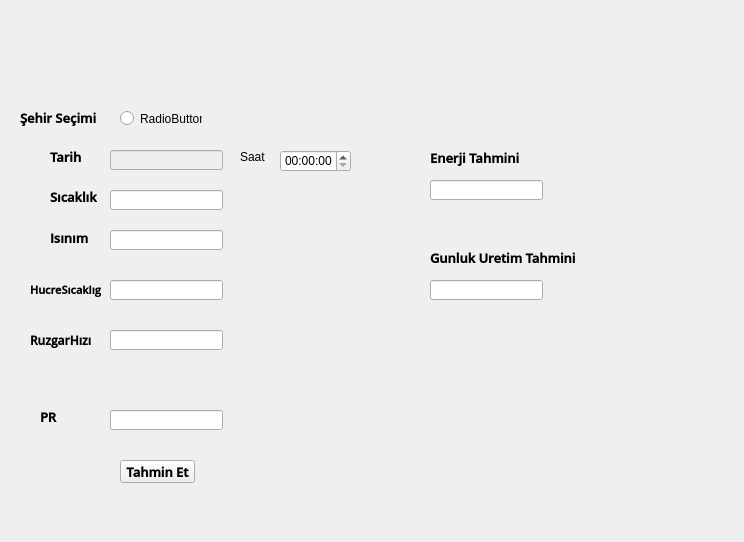
<?xml version="1.0" encoding="UTF-8"?>
<ui version="4.0">
 <class>Form</class>
 <widget class="QWidget" name="Form">
  <property name="geometry">
   <rect>
    <x>0</x>
    <y>0</y>
    <width>744</width>
    <height>542</height>
   </rect>
  </property>
  <property name="windowTitle">
   <string>Form</string>
  </property>
  <widget class="QLineEdit" name="line_ruzgar">
   <property name="geometry">
    <rect>
     <x>110</x>
     <y>330</y>
     <width>113</width>
     <height>20</height>
    </rect>
   </property>
  </widget>
  <widget class="QLabel" name="lbl_pr">
   <property name="geometry">
    <rect>
     <x>40</x>
     <y>410</y>
     <width>47</width>
     <height>13</height>
    </rect>
   </property>
   <property name="font">
    <font>
     <family>Open Sans Semibold</family>
     <pointsize>10</pointsize>
     <weight>75</weight>
     <bold>true</bold>
    </font>
   </property>
   <property name="text">
    <string>PR</string>
   </property>
  </widget>
  <widget class="QLineEdit" name="line_gunluk">
   <property name="geometry">
    <rect>
     <x>430</x>
     <y>280</y>
     <width>113</width>
     <height>20</height>
    </rect>
   </property>
  </widget>
  <widget class="QLineEdit" name="line_hucre">
   <property name="geometry">
    <rect>
     <x>110</x>
     <y>280</y>
     <width>113</width>
     <height>20</height>
    </rect>
   </property>
  </widget>
  <widget class="QPushButton" name="but_tahmin">
   <property name="geometry">
    <rect>
     <x>120</x>
     <y>460</y>
     <width>75</width>
     <height>23</height>
    </rect>
   </property>
   <property name="font">
    <font>
     <family>Open Sans Semibold</family>
     <pointsize>10</pointsize>
     <weight>75</weight>
     <bold>true</bold>
    </font>
   </property>
   <property name="text">
    <string>Tahmin Et</string>
   </property>
  </widget>
  <widget class="QLineEdit" name="line_pr">
   <property name="geometry">
    <rect>
     <x>110</x>
     <y>410</y>
     <width>113</width>
     <height>20</height>
    </rect>
   </property>
  </widget>
  <widget class="QLabel" name="lbl_enerji">
   <property name="geometry">
    <rect>
     <x>430</x>
     <y>150</y>
     <width>91</width>
     <height>16</height>
    </rect>
   </property>
   <property name="font">
    <font>
     <family>Open Sans Semibold</family>
     <pointsize>10</pointsize>
     <weight>75</weight>
     <bold>true</bold>
    </font>
   </property>
   <property name="text">
    <string>Enerji Tahmini</string>
   </property>
  </widget>
  <widget class="QLineEdit" name="line_tarih">
   <property name="enabled">
    <bool>false</bool>
   </property>
   <property name="geometry">
    <rect>
     <x>110</x>
     <y>150</y>
     <width>113</width>
     <height>20</height>
    </rect>
   </property>
   <property name="readOnly">
    <bool>false</bool>
   </property>
  </widget>
  <widget class="QLineEdit" name="line_isinim">
   <property name="geometry">
    <rect>
     <x>110</x>
     <y>230</y>
     <width>113</width>
     <height>20</height>
    </rect>
   </property>
  </widget>
  <widget class="QLabel" name="lbl_hucrescaklg">
   <property name="geometry">
    <rect>
     <x>30</x>
     <y>280</y>
     <width>71</width>
     <height>20</height>
    </rect>
   </property>
   <property name="font">
    <font>
     <family>Open Sans Semibold</family>
     <pointsize>8</pointsize>
     <weight>75</weight>
     <bold>true</bold>
    </font>
   </property>
   <property name="text">
    <string>HucreSıcaklıgı</string>
   </property>
  </widget>
  <widget class="QLabel" name="lbl_tarih">
   <property name="geometry">
    <rect>
     <x>50</x>
     <y>150</y>
     <width>47</width>
     <height>13</height>
    </rect>
   </property>
   <property name="font">
    <font>
     <family>Open Sans Semibold</family>
     <pointsize>10</pointsize>
     <weight>75</weight>
     <bold>true</bold>
    </font>
   </property>
   <property name="text">
    <string>Tarih</string>
   </property>
  </widget>
  <widget class="QLineEdit" name="line_sicaklik">
   <property name="geometry">
    <rect>
     <x>110</x>
     <y>190</y>
     <width>113</width>
     <height>20</height>
    </rect>
   </property>
  </widget>
  <widget class="QLabel" name="lbl_gunluktah">
   <property name="geometry">
    <rect>
     <x>430</x>
     <y>250</y>
     <width>151</width>
     <height>16</height>
    </rect>
   </property>
   <property name="font">
    <font>
     <family>Open Sans Semibold</family>
     <pointsize>10</pointsize>
     <weight>75</weight>
     <bold>true</bold>
    </font>
   </property>
   <property name="text">
    <string>Gunluk Uretim Tahmini</string>
   </property>
  </widget>
  <widget class="QLabel" name="lbl_ruzgar">
   <property name="geometry">
    <rect>
     <x>30</x>
     <y>330</y>
     <width>71</width>
     <height>20</height>
    </rect>
   </property>
   <property name="font">
    <font>
     <family>Open Sans Semibold</family>
     <pointsize>9</pointsize>
     <weight>75</weight>
     <bold>true</bold>
    </font>
   </property>
   <property name="text">
    <string>RuzgarHızı</string>
   </property>
  </widget>
  <widget class="QLineEdit" name="line_enerji">
   <property name="geometry">
    <rect>
     <x>430</x>
     <y>180</y>
     <width>113</width>
     <height>20</height>
    </rect>
   </property>
  </widget>
  <widget class="QLabel" name="lbl_sacaklk">
   <property name="geometry">
    <rect>
     <x>50</x>
     <y>230</y>
     <width>41</width>
     <height>16</height>
    </rect>
   </property>
   <property name="font">
    <font>
     <family>Open Sans Semibold</family>
     <pointsize>10</pointsize>
     <weight>75</weight>
     <bold>true</bold>
    </font>
   </property>
   <property name="text">
    <string>Isınım</string>
   </property>
  </widget>
  <widget class="QLabel" name="lbl_snm">
   <property name="geometry">
    <rect>
     <x>50</x>
     <y>190</y>
     <width>47</width>
     <height>13</height>
    </rect>
   </property>
   <property name="font">
    <font>
     <family>Open Sans Semibold</family>
     <pointsize>10</pointsize>
     <weight>75</weight>
     <bold>true</bold>
    </font>
   </property>
   <property name="text">
    <string>Sıcaklık</string>
   </property>
  </widget>
  <widget class="QLabel" name="label">
   <property name="geometry">
    <rect>
     <x>240</x>
     <y>150</y>
     <width>47</width>
     <height>13</height>
    </rect>
   </property>
   <property name="text">
    <string>Saat</string>
   </property>
  </widget>
  <widget class="QTimeEdit" name="timeEdit_2">
   <property name="geometry">
    <rect>
     <x>280</x>
     <y>150</y>
     <width>71</width>
     <height>22</height>
    </rect>
   </property>
   <property name="displayFormat">
    <string>HH:mm:ss</string>
   </property>
  </widget>
  <widget class="QRadioButton" name="radioButton">
   <property name="geometry">
    <rect>
     <x>120</x>
     <y>110</y>
     <width>82</width>
     <height>17</height>
    </rect>
   </property>
   <property name="text">
    <string>RadioButton</string>
   </property>
  </widget>
  <widget class="QLabel" name="lbl_secim">
   <property name="geometry">
    <rect>
     <x>20</x>
     <y>110</y>
     <width>81</width>
     <height>16</height>
    </rect>
   </property>
   <property name="font">
    <font>
     <family>Open Sans Semibold</family>
     <pointsize>10</pointsize>
     <weight>75</weight>
     <bold>true</bold>
    </font>
   </property>
   <property name="text">
    <string>Şehir Seçimi</string>
   </property>
  </widget>
 </widget>
 <resources/>
 <connections/>
</ui>
